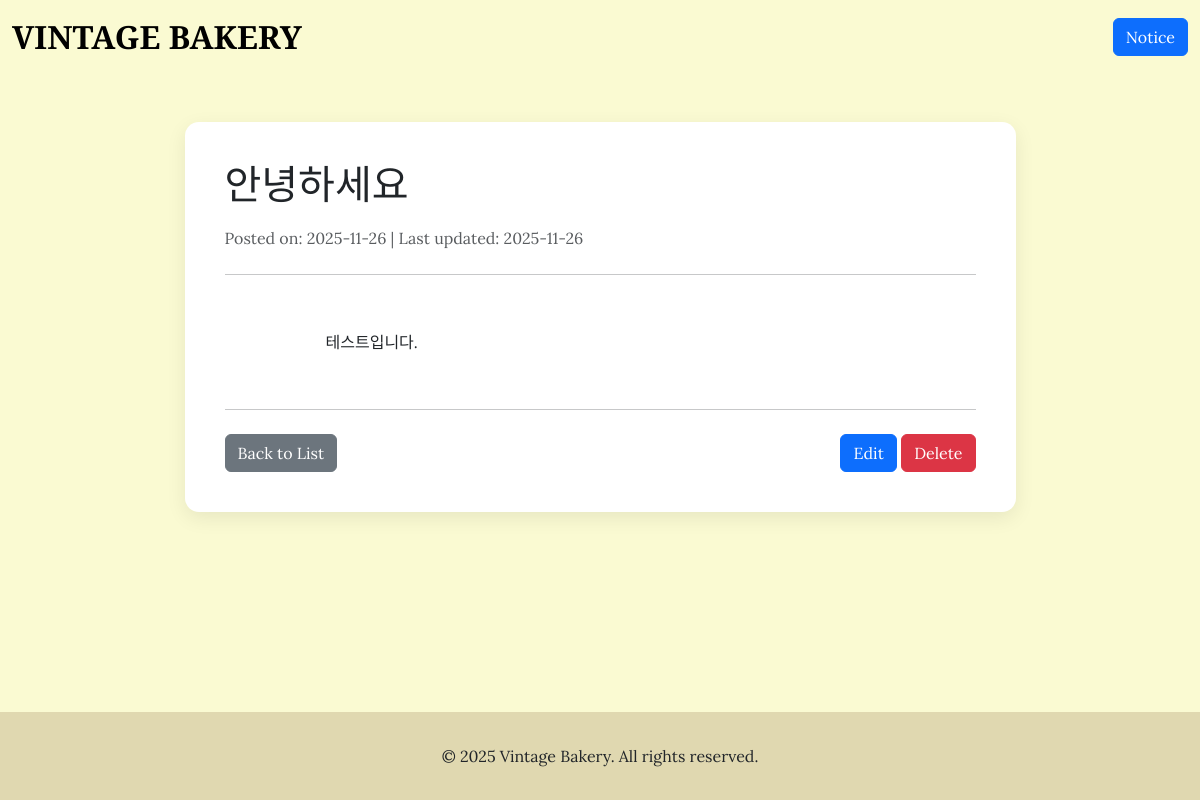
Screenshot of /notice/1 with the database file from the repository.
### tables this page shows
CREATE TABLE notices (
        id INTEGER PRIMARY KEY AUTOINCREMENT,
        title TEXT NOT NULL,
        content TEXT NOT NULL,
        created_at TIMESTAMP DEFAULT CURRENT_TIMESTAMP,
        updated_at TIMESTAMP DEFAULT CURRENT_TIMESTAMP
    );

### main.py (the view)
@app.get("/notice/{notice_id}", response_class=HTMLResponse)
async def notice_detail(request: Request, notice_id: int):
    db = get_db()
    cursor = db.cursor()
    cursor.execute("SELECT * FROM notices WHERE id = ?", (notice_id,))
    notice = cursor.fetchone()
    db.close()
    return templates.TemplateResponse("notice_detail.html", {"request": request, "notice": notice})

### templates/notice_detail.html (shortened to what this page needs)
<!DOCTYPE html>
<html lang="ko">
<head>
    <link href="https://cdn.jsdelivr.net/npm/bootstrap@5.3.2/dist/css/bootstrap.min.css" rel="stylesheet">
</head>
<body>
    <nav class="navbar navbar-expand-lg navbar-light">
        <div class="container-fluid">
            <a class="navbar-brand text-uppercase" href="/">Vintage Bakery</a>
            <a href="/notice" class="btn btn-primary ms-auto">Notice</a>
        </div>
    </nav>
    <main class="container my-5 main-container">
        <div class="row justify-content-center">
            <div class="col-lg-9">
                <div class="notice-card">
                    <h1 class="mb-3" style="font-family: var(--font-family-heading);">{{ notice.title }}</h1>
                    <p class="text-muted mb-4">
                        Posted on: {{ notice.created_at.split(' ')[0] }}
                        {% if notice.created_at != notice.updated_at %}
                            | Last updated: {{ notice.updated_at.split(' ')[0] }}
                        {% endif %}
                    </p>
                    <hr class="my-4">
                    <div class="notice-content mb-4">
                        {{ notice.content }}
                    </div>
                    <hr class="my-4">
                    <div class="d-flex justify-content-between">
                        <a href="/notice" class="btn btn-secondary">Back to List</a>
                        <div>
                            <a href="/notice/{{ notice.id }}/edit" class="btn btn-primary">Edit</a>
                            <form action="/notice/{{ notice.id }}/delete" method="post" class="d-inline">
                                <button type="submit" class="btn btn-danger" onclick="return confirm('Are you sure you want to delete this post?');">Delete</button>
                            </form>
                        </div>
                    </div>
                </div>
            </div>
        </div>
    </main>
    <footer class="text-center">
        <div class="container">
            <p class="mb-0">© 2025 Vintage Bakery. All rights reserved.</p>
        </div>
    </footer>
</body>
</html>

### templates/notice_detail.html (style rules this page uses)
:root { --color-base: #FAFAD2; --color-point: #3CAEFF; --color-secondary: #E0D8B0; --color-text: #333333; --color-dark-text: #000000; --font-family-main: 'Lora', 'Noto Sans KR', serif; --font-family-heading: 'Playfair Display', serif; --bs-primary: var(--color-point); --bs-primary-rgb: 60, 174, 255; }
body { background-color: var(--color-base); font-family: var(--font-family-main); display: flex; flex-direction: column; min-height: 100vh; }
.navbar { background-color: var(--color-base) !important; }
.navbar-brand { font-family: var(--font-family-heading) !important; font-weight: 700; font-size: 2rem; }
.main-container { flex: 1; }
.notice-card { background-color: white; border-radius: 14px; box-shadow: 0 6px 20px rgba(0,0,0,0.08); padding: 2.5rem; }
.notice-content { white-space: pre-wrap; line-height: 1.8; }
footer { background-color: var(--color-secondary); margin-top: auto; padding: 2rem 0; }

### rows the page displays
notices: title "안녕하세요", created_at "2025-11-26", updated_at "2025-11-26", content "테스트입니다."
